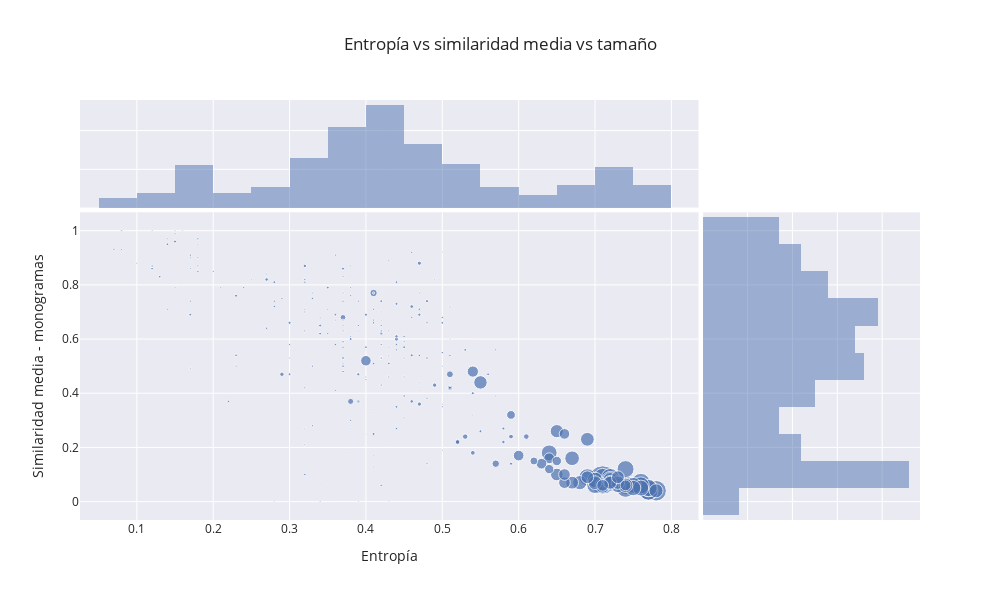

Notebook source saved alongside this figure:
### Markdown cell above
Agregar a diapo de comparación de particiones. Poner los dos en un mismo gráfico.

### Code cell
fig = px.scatter(louvain_clusters, x="entropia_1", y="mean_similarity_mono_triu", size="tamaño",width=1000, height=600, title="Entropía vs similaridad media vs tamaño",marginal_x="histogram",marginal_y="histogram")
fig.update_layout(xaxis_title="Entropía", yaxis_title="Similaridad media - monogramas")

fig.show()

### Figure 1 — Plotly figure (JSON) as saved in the notebook; plotly's stock layout.template omitted (floating-point values rounded to 4 significant figures; data arrays with more than 128 entries replaced by an {"elided": "..."} marker saying what was removed)
{"data": [{"hovertemplate": "entropia_1=%{x}<br>mean_similarity_mono_triu=%{y}<br>tamaño=%{marker.size}<extra></extra>", "legendgroup": "", "marker": {"color": "rgb(76,114,176)", "size": {"elided": "294 int values"}, "sizemode": "area", "sizeref": 1.755, "symbol": "circle"}, "mode": "markers", "name": "", "orientation": "v", "showlegend": false, "type": "scatter", "x": {"elided": "294 float values"}, "xaxis": "x", "y": {"elided": "294 float values"}, "yaxis": "y"}, {"alignmentgroup": "True", "bingroup": "x", "hovertemplate": "entropia_1=%{x}<br>count=%{y}<extra></extra>", "legendgroup": "", "marker": {"color": "rgb(76,114,176)"}, "name": "", "offsetgroup": "", "opacity": 0.5, "showlegend": false, "type": "histogram", "x": {"elided": "294 float values"}, "xaxis": "x3", "yaxis": "y3"}, {"alignmentgroup": "True", "bingroup": "y", "hovertemplate": "mean_similarity_mono_triu=%{y}<br>count=%{x}<extra></extra>", "legendgroup": "", "marker": {"color": "rgb(76,114,176)"}, "name": "", "offsetgroup": "", "opacity": 0.5, "showlegend": false, "type": "histogram", "xaxis": "x2", "y": {"elided": "294 float values"}, "yaxis": "y2"}], "layout": {"barmode": "overlay", "height": 600, "legend": {"itemsizing": "constant", "tracegroupgap": 0}, "title": {"text": "Entropía vs similaridad media vs tamaño"}, "width": 1000, "xaxis": {"anchor": "y", "domain": [0, 0.7363], "title": {"text": "Entropía"}}, "xaxis2": {"anchor": "y2", "domain": [0.7413, 1], "matches": "x2", "showline": false, "showticklabels": false, "ticks": ""}, "xaxis3": {"anchor": "y3", "domain": [0, 0.7363], "matches": "x", "showticklabels": false}, "xaxis4": {"anchor": "y4", "domain": [0.7413, 1], "matches": "x2", "showline": false, "showticklabels": false, "ticks": ""}, "yaxis": {"anchor": "x", "domain": [0, 0.7326], "title": {"text": "Similaridad media - monogramas"}}, "yaxis2": {"anchor": "x2", "domain": [0, 0.7326], "matches": "y", "showticklabels": false}, "yaxis3": {"anchor": "x3", "domain": [0.7426, 1], "matches": "y3", "showline": false, "showticklabels": false, "ticks": ""}, "yaxis4": {"anchor": "x4", "domain": [0.7426, 1], "matches": "y3", "showline": false, "showticklabels": false, "ticks": ""}}}
